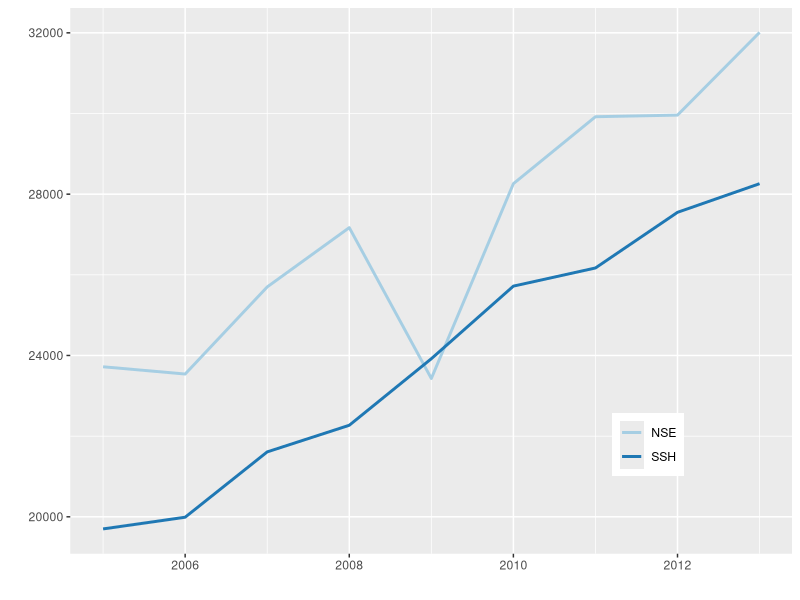
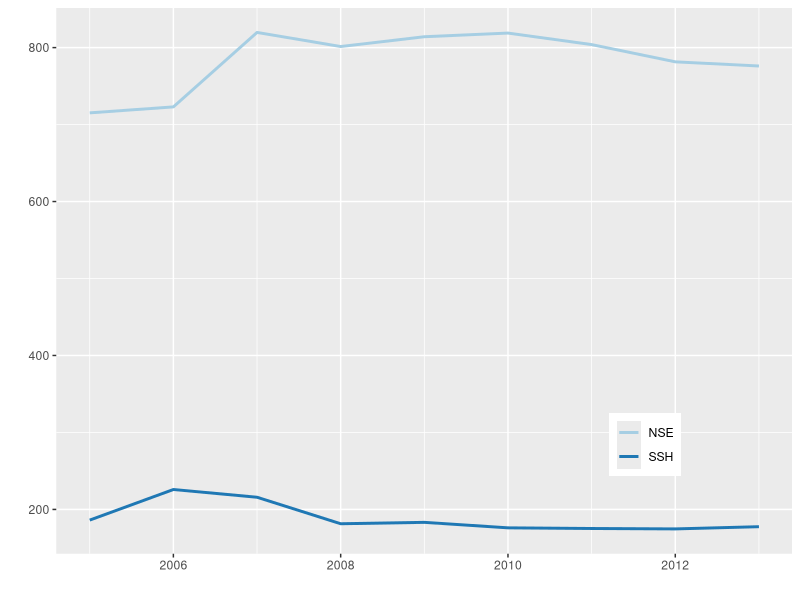

Recreate these plots in R, in order. (Note: this script raises an error after producing the figures.)
## Read in and explore the GYA data

setwd("/Users/kristinatietjen/Documents/git_hub/gya-research")

## read data

d.v.a<-read.csv("data/gya_demand.vrs.availibility.csv", header=TRUE)

require(ggplot2);require(RColorBrewer); require(tidyr);library(gtable); library(grid)

palette(brewer.pal(n=8, name="Dark2"))

##graph of demand and availability

pdf(file = "figures/demand_availability.pdf")

colnames(d.v.a)
d.v.a$total.nse<-rowSums(d.v.a[,3:4])
d.v.a$total.ssh<-rowSums(d.v.a[,7:8])

dva_long<-gather(d.v.a, type, no.res, -year, -nserc.per.researcher, -ssh.per.researcher, -nse.discovery, -nse.innovation, 
                 -ssh.discovery, -ssh.innovation, -total.nse, -total.ssh)

dva_long<-gather(dva_long, source, money, -year, -nserc.per.researcher, -ssh.per.researcher, -nse.discovery, -nse.innovation, 
                 -ssh.discovery, -ssh.innovation, -type, -no.res)

p1<-ggplot(dva_long, aes(year, no.res, col=type, group=type))+
  geom_line(size=1) + #scale_x_continuous(breaks=NULL) + 
  labs(x="", y="") + 
  theme(legend.title=element_blank(),
        axis.title.y=element_text(hjust=0.5, vjust=-1,size=12),
        strip.background = element_blank(),
        legend.position=c(0.8,0.2),
        strip.text.x = element_blank())  +
  scale_colour_manual(values=c(brewer.pal(2, name="Paired")), labels=c("NSE", "SSH"))
print(p1)

p2<-ggplot(dva_long, aes(year, money, col=source, group=source))+
  geom_line(size=1) + #scale_x_continuous(breaks=NULL) + 
  labs(x="", y="") + 
  theme(legend.title=element_blank(),
        axis.title.y=element_text(hjust=0.5, vjust=-1,size=12),
        strip.background = element_blank(),
        legend.position=c(0.8,0.2),
        strip.text.x = element_blank())  +
  scale_colour_manual(values=c(brewer.pal(4, name="Paired")), labels=c("NSE", "SSH"))
print(p2)

# extract gtable
g1 <- ggplot_gtable(ggplot_build(p1))
g2 <- ggplot_gtable(ggplot_build(p2))

# overlap the panel of 2nd plot on that of 1st plot
pp <- c(subset(g1$layout, name == "panel", se = t:r))
g <- gtable_add_grob(g1, g2$grobs[[which(g2$layout$name == "panel")]], pp$t, 
                     pp$l, pp$b, pp$l)

# axis tweaks
ia <- which(g2$layout$name == "axis-l")
ga <- g2$grobs[[ia]]
ax <- ga$children[[2]]
ax$widths <- rev(ax$widths)
ax$grobs <- rev(ax$grobs)
ax$grobs[[1]]$x <- ax$grobs[[1]]$x - unit(1, "npc") + unit(0.15, "cm")
g <- gtable_add_cols(g, g2$widths[g2$layout[ia, ]$l], length(g$widths) - 1)
g <- gtable_add_grob(g, ax, pp$t, length(g$widths) - 1, pp$b)

# draw it
grid.draw(g)



## graph of difference between availability and demand

pdf(file="figures/funding_gap.pdf")

gap_long<-gather(d.v.a, grant, amount, -year, -no.researchers.nse, -nse.discovery, -nse.innovation, -no.researchers.ssh, -ssh.discovery, -ssh.innovation)

ggplot(gap_long, aes(year, amount, col=grant, group=grant))+
  geom_line(size=1) + #scale_x_continuous(breaks=NULL) + 
  labs(x="", y="") + 
  theme(legend.title=element_blank(),
        axis.title.y=element_text(hjust=0.5, vjust=-1,size=12),
        strip.background = element_blank(),
        legend.position=c(0.8,0.2),
        strip.text.x = element_blank())  +
  scale_colour_manual(values=c(brewer.pal(2, name="Paired")), labels=c("NSE", "SSH"))


dev.off()
